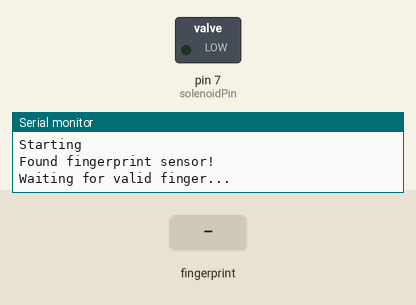
Simulated run of this sketch. Board: Arduino Uno, built with avr-gcc and run on an emulated ATmega328P. Shown: switched loads named in the sketch (green lamp = pin HIGH), the last lines printed to the serial monitor. Inputs (shaded band) come from the test bench.

Above: at 2.2 s.
2.3 s: finger stored as number 1 placed on the sensor
At 4.1 s:
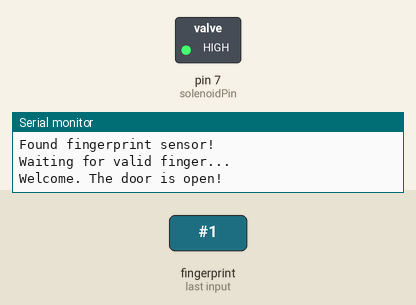
Timing chart, 0 to 7.2 s (numbered marks = the images above; inputs shaded):
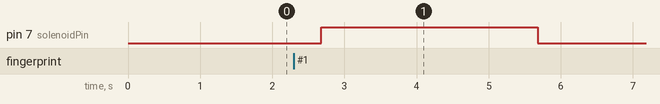

The sketch:

solenoid_lock.ino
```cpp
/***************************************************
  This sketch unlocks a solenoid door lock when a registered
  fingerprint is recognized.

  The solenoid is controlled via pin 7. The fingerprint sensor
  use pin #2 for Input and pin #3 for output

 ****************************************************/

#include <Adafruit_Fingerprint.h>
#include <SoftwareSerial.h>

int getFingerprintIDez();
int angleServo = 0;
int solenoidPin= 7;

// pin #7 is the control pin for the solenoid
// pin #2 is IN from sensor (GREEN wire)
// pin #3 is OUT from arduino  (WHITE wire)
SoftwareSerial mySerial(2, 3);
Adafruit_Fingerprint finger = Adafruit_Fingerprint(&mySerial);

void open_door()
{
    Serial.println("Welcome. The door is open!");
    digitalWrite(7, HIGH);
    delay(3000);
    digitalWrite(7, LOW);
}

void setup()
{

  while (!Serial);  // For Yun/Leo/Micro/Zero/...
  pinMode(7, OUTPUT);
  Serial.begin(9600);
  Serial.println("Starting");

  finger.begin(57600);   // set the data rate for the sensor serial port

  if (finger.verifyPassword()) {
    Serial.println("Found fingerprint sensor!");
  } else {
    Serial.println("Did not find fingerprint sensor :(");
    while (1);
  }
  Serial.println("Waiting for valid finger...");
}

void loop()                     // run over and over again
{
  getFingerprintIDez();
  delay(50);            //don't ned to run this at full speed.
}

uint8_t getFingerprintID() {
  uint8_t p = finger.getImage();
  switch (p) {
    case FINGERPRINT_OK:
      Serial.println("Image taken");
      break;
    case FINGERPRINT_NOFINGER:
      Serial.println("No finger detected");
      return p;
    case FINGERPRINT_PACKETRECIEVEERR:
      Serial.println("Communication error");
      return p;
    case FINGERPRINT_IMAGEFAIL:
      Serial.println("Imaging error");
      return p;
    default:
      Serial.println("Unknown error");
      return p;
  }

  // OK success!

  p = finger.image2Tz();
  switch (p) {
    case FINGERPRINT_OK:
      Serial.println("Image converted");
      break;
    case FINGERPRINT_IMAGEMESS:
      Serial.println("Image too messy");
      return p;
    case FINGERPRINT_PACKETRECIEVEERR:
      Serial.println("Communication error");
      return p;
    case FINGERPRINT_FEATUREFAIL:
      Serial.println("Could not find fingerprint features");
      return p;
    case FINGERPRINT_INVALIDIMAGE:
      Serial.println("Could not find fingerprint features");
      return p;
    default:
      Serial.println("Unknown error");
      return p;
  }

  // OK converted!
  p = finger.fingerFastSearch();
  if (p == FINGERPRINT_OK) {
    Serial.println("Found a print match!");
  } else if (p == FINGERPRINT_PACKETRECIEVEERR) {
    Serial.println("Communication error");
    return p;
  } else if (p == FINGERPRINT_NOTFOUND) {
    Serial.println("Did not find a match");
    return p;
  } else {
    Serial.println("Unknown error");
    return p;
  }
}

// returns -1 if failed, otherwise returns ID #
int getFingerprintIDez() {
  uint8_t p = finger.getImage();
  if (p != FINGERPRINT_OK)  return -1;

  p = finger.image2Tz();
  if (p != FINGERPRINT_OK)  return -1;

  p = finger.fingerFastSearch();
  if (p != FINGERPRINT_OK)  return -1;

  // found a match!
  open_door();
  Serial.print("Found ID #"); Serial.print(finger.fingerID);
  Serial.print(" with confidence of "); Serial.println(finger.confidence);
  return finger.fingerID;
}
```

Measured:
- after the input at 2.3 s, pin 7 (solenoidPin): LOW → HIGH after 0.38 s, → LOW 3.0 s later
